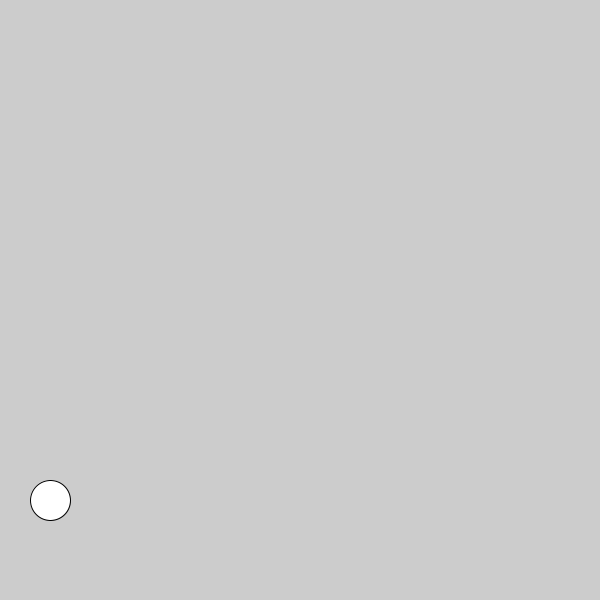
Frame 1 (no input)
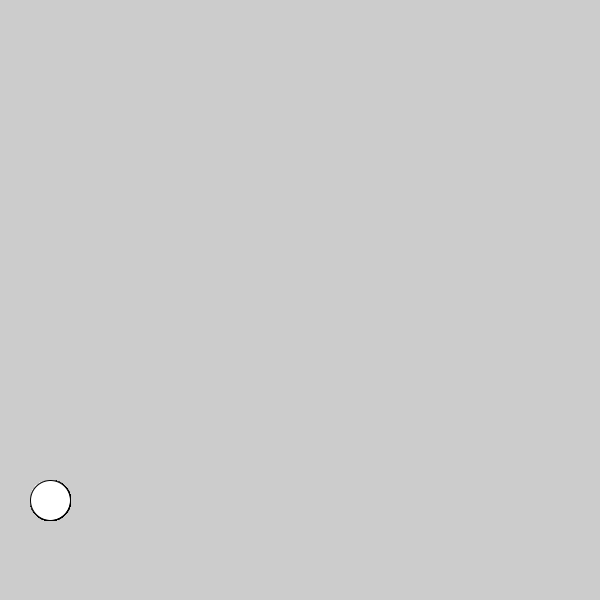
Frame 60 (the mouse pressed at the canvas centre just before this capture)
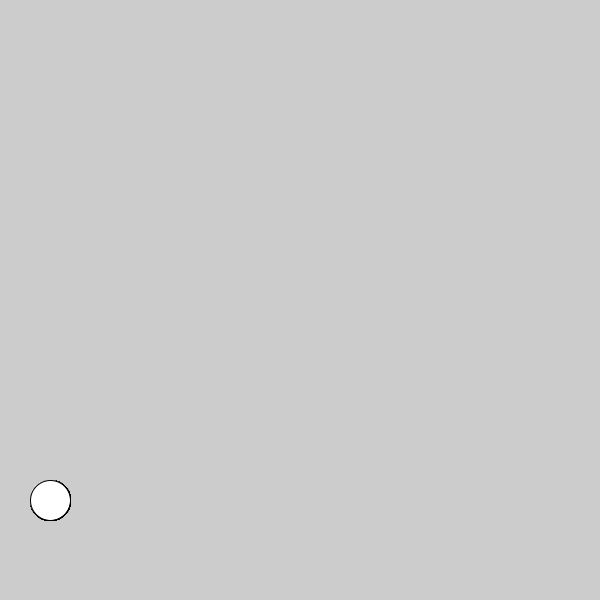
Frame 120 (the mouse held since frame 60 and released just before this capture)

The Processing sketch that drew these frames (run headless with seeded random() and noise(); from frame 60 on, the mouse is pressed at the canvas centre):

// Processing sketch: slippery_dot
// ── slippery_dot.pde
 // 1. Create three integer variables to represent the x, y, and the size of the ellipse
       int x=10; int y=20; int size=50;
    void setup() {
      // 2. Set the size of your sketch
    size(600,600);
    }
    
    void draw() {
      // 3. Set the background color of your sketch
      color(#187AD8);
      // 4. Draw an ellipse. Make sure it fits in the window.
      // Use the variables created at the top of the sketch, 
      // for the location and size of your ellipse
    ellipse(50,500,40,40);
    }
    
    void mousePressed() {
      //5. Create an integer variable called distance
      int distance;
      //6. Set the value of the distance variable to the value returned by the getDistance method
      //   Pass the mouse's x and y (mouseX and mouseY) and the x and y of your ellipse to the method.
        distance =getDistance(x,y,mouseX,mouseY);                 
          
      //7.  Use an if statement to check if the distance variable is < the radius of the ellipse
      //    If it is, set a new x and y for the ellipse, using a random location on the window
      //    Hint: Use the Processing random() function
        if (distance<size/2); {
          x=(int)random(600); y=(int)random(600);
        }
      
          
    }
    
    int getDistance(int x1, int y1, int x2, int y2) {
      return (int)Math.sqrt(Math.pow((x1-x2),2) + Math.pow((y1-y2),2));
    }
